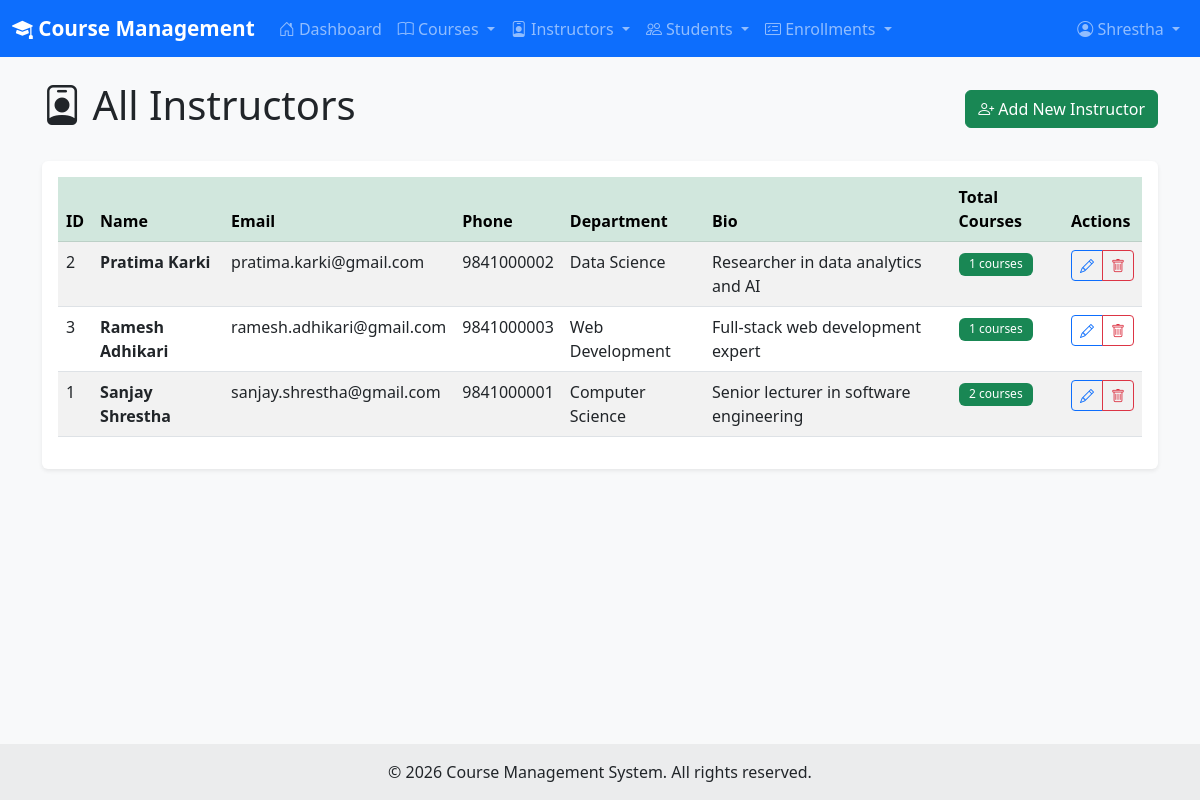
Screenshot of /instructors/list.php (signed in) with the database file from the repository.
### tables this page shows
CREATE TABLE instructors (
    instructor_id INT PRIMARY KEY AUTO_INCREMENT,
    first_name VARCHAR(50) NOT NULL,
    last_name VARCHAR(50) NOT NULL,
    email VARCHAR(100) NOT NULL UNIQUE,
    password VARCHAR(255) NOT NULL,
    phone VARCHAR(20),
    department VARCHAR(100),
    bio TEXT,
    hire_date DATE DEFAULT (CURRENT_DATE),
    is_active TINYINT(1) DEFAULT 1,
    created_at TIMESTAMP DEFAULT CURRENT_TIMESTAMP,
    updated_at TIMESTAMP DEFAULT CURRENT_TIMESTAMP ON UPDATE CURRENT_TIMESTAMP,
    last_login TIMESTAMP NULL,
    INDEX idx_email (email),
    INDEX idx_active (is_active)
);

### includes/functions.php (called while the page is built, shortened)
<?php
function isStudentRole() {
    return isset($_SESSION['role']) && $_SESSION['role'] === 'student';
}
function h($string) {
    return htmlspecialchars($string ?? '', ENT_QUOTES, 'UTF-8');
}
function getAll($pdo, $sql, $params = []) {
    $stmt = $pdo->prepare($sql);
    $stmt->execute($params);
    return $stmt->fetchAll();
}

### public/instructors/list.php (the view, shortened to what this page needs)
<?php
require_once '../../config/db.php';
require_once '../../includes/functions.php';
$userId = $_SESSION['user_id'] ?? null;
if (isStudentRole()) {
    $pageTitle = 'My Instructors';
    $instructors = getStudentInstructors($pdo, $userId);
} else {
    $pageTitle = 'All Instructors';
    try {
        $sql = "SELECT i.*,
                (SELECT COUNT(*) FROM courses c WHERE c.instructor_id = i.instructor_id) as course_count
                FROM instructors i
                ORDER BY i.first_name, i.last_name";
        $instructors = getAll($pdo, $sql);
    } catch (PDOException $e) {
        error_log("Instructors List Error: " . $e->getMessage());
        setMessage("Error loading instructors", "error");
        $instructors = [];
    }
}
include '../../includes/header.php';
?>
<div class="d-flex justify-content-between align-items-center mb-4">
    <h1><i class="bi bi-person-badge"></i> <?= h($pageTitle) ?></h1>
    <?php if (!isStudentRole()): ?>
        <a href="add.php" class="btn btn-success">
            <i class="bi bi-person-plus"></i> Add New Instructor
        </a>
    <?php endif; ?>
</div>
<?php if (isStudentRole() && empty($instructors)): ?>
    <div class="alert alert-info">
        <i class="bi bi-info-circle"></i> You don't have any instructors yet. Enroll in courses to see your instructors.
    </div>
<?php else: ?>
    <div class="card">
        <div class="card-body">
            <div class="table-responsive">
                <table class="table table-striped table-hover">
                    <thead class="table-success">
                        <tr>
                            <?php if (!isStudentRole()): ?>
                                <th>ID</th>
                            <?php endif; ?>
                            <th>Name</th>
                            <th>Email</th>
                            <th>Phone</th>
                            <th>Department</th>
                            <th>Bio</th>
                            <?php if (isStudentRole()): ?>
                                <th>My Courses</th>
                            <?php else: ?>
                                <th>Total Courses</th>
                                <th>Actions</th>
                            <?php endif; ?>
                        </tr>
                    </thead>
                    <tbody>
                        <?php if (empty($instructors)): ?>
                            <tr>
                                <td colspan="<?= isStudentRole() ? '6' : '8' ?>" class="text-center text-muted">No instructors found</td>
                            </tr>
                        <?php else: ?>
                            <?php foreach ($instructors as $instructor): ?>
                                <tr>
                                    <?php if (!isStudentRole()): ?>
                                        <td><?= h($instructor['instructor_id']) ?></td>
                                    <?php endif; ?>
                                    <td><strong><?= h($instructor['first_name'] . ' ' . $instructor['last_name']) ?></strong></td>
                                    <td><?= h($instructor['email']) ?></td>
                                    <td><?= h($instructor['phone'] ?? '-') ?></td>
                                    <td><?= h($instructor['department'] ?? '-') ?></td>
                                    <td><?= h($instructor['bio'] ?? '-') ?></td>
                                    <?php if (isStudentRole()): ?>
                                        <td>
                                            <span class="badge bg-success"><?= h($instructor['my_courses_count']) ?> courses</span>
                                        </td>
                                    <?php else: ?>
                                        <td>
                                            <span class="badge bg-success"><?= h($instructor['course_count']) ?> courses</span>
                                        </td>
                                        <td>
                                            <div class="btn-group btn-group-sm" role="group">
                                                <a href="edit.php?id=<?= h($instructor['instructor_id']) ?>"
                                                   class="btn btn-outline-primary"
                                                   title="Edit">
                                                    <i class="bi bi-pencil"></i>
                                                </a>
                                                <button type="button"
                                                        class="btn btn-outline-danger"
                                                        onclick="confirmDelete(<?= h($instructor['instructor_id']) ?>, '<?= h($instructor['first_name'] . ' ' . $instructor['last_name']) ?>')"
                                                        title="Delete">
                                                    <i class="bi bi-trash"></i>
                                                </button>
                                            </div>
                                        </td>
                                    <?php endif; ?>
                                </tr>
                            <?php endforeach; ?>
                        <?php endif; ?>
                    </tbody>
                </table>
            </div>
        </div>
    </div>
<?php endif; ?>
<?php include '../../includes/footer.php'; ?>

### includes/header.php (style rules this page uses)
body { min-height: 100vh; display: flex; flex-direction: column; background-color: #f8f9fa; }
.card { box-shadow: 0 0.125rem 0.25rem rgba(0, 0, 0, 0.075); border: none; margin-bottom: 1.5rem; }
.badge { font-weight: 500; padding: 0.35rem 0.65rem; }

### rows the page displays
instructors: instructor_id "2", first_name+last_name "Pratima Karki", email "pratima.karki@gmail.com", phone "9841000002", department "Data Science", bio "Researcher in data analytics and AI", course_count "1"
instructors: instructor_id "3", first_name+last_name "Ramesh Adhikari", email "ramesh.adhikari@gmail.com", phone "9841000003", department "Web Development", bio "Full-stack web development expert", course_count "1"
instructors: instructor_id "1", first_name+last_name "Sanjay Shrestha", email "sanjay.shrestha@gmail.com", phone "9841000001", department "Computer Science", bio "Senior lecturer in software engineering", course_count "2"

### other values shown
$_SESSION['user_name'] "Shrestha"
$pageTitle "All Instructors"
